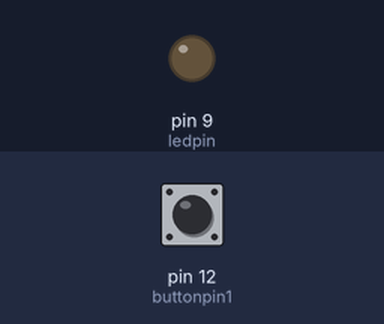
Recording of a sketch running on a simulated Arduino Uno, built with avr-gcc and run on an emulated ATmega328P. Parts: output pins drawn as LEDs (lit = HIGH). The test bench sets the inputs (shaded band); at power-on: pin 12 (buttonpin1) LOW.

Above: at 1.2 s.
1.3 s: pin 12 (buttonpin1) pulled HIGH for 0.15 s
At 1.76 s:
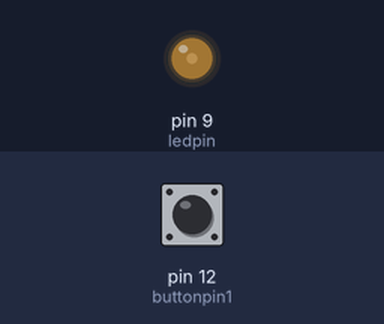
At 4.1 s:
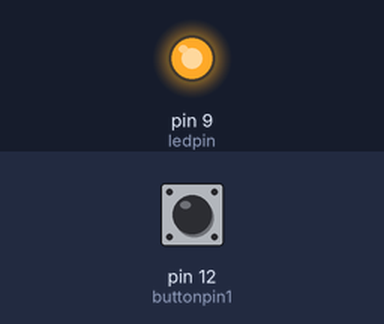
4.3 s: pin 12 (buttonpin1) pulled HIGH for 1 s
At 5.35 s:
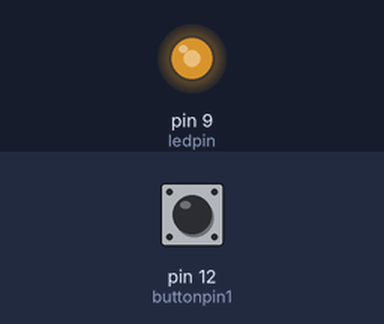
Timing chart, 0 to 8.9 s (numbered marks = the images above; inputs shaded):
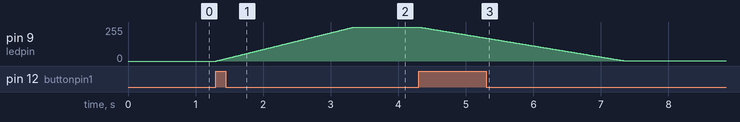

The sketch:

task4.ino
```cpp
/*Beim Einschalten soll die LED über 2 Sekunden von 0% auf 100% faden und dann dort bleiben. Beim Ausschalten soll die LED über 3 Sekunden von 100% auf 0% faden.

 */
const int buttonpin1=12;
const int ledpin = 9;//using pwm pin to have fading effects

int currentstate = 0;
int previousstate = 0;
int i = 0;
int j = 0;

void setup() {
pinMode (buttonpin1, INPUT);
pinMode (ledpin, OUTPUT);
}

void loop() {


currentstate = digitalRead(12);

if (currentstate != previousstate) {

if (currentstate==HIGH and i==0) {

for( i=0; i<255; i++){
    analogWrite(ledpin, i);
    delay(8);
  }


j=1;
}


else if (currentstate==LOW and j==1) {
i=1;
}

else if (currentstate==HIGH and i==1) {


  for( i=255; i>0; i--){
    analogWrite(ledpin, i);
    delay(12);
  }
j=0;
}


else if (currentstate==LOW and j==0) {
i=0;
}


previousstate=currentstate; //updating the status of the state

  }


}
```

Measured:
- after the input at 1.3 s, pin 9 (ledpin): moves from 0/255 to 254/255 over 2.0 s, starting at once
